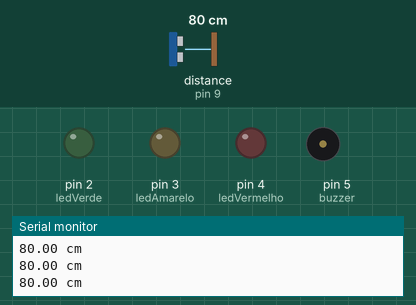
Bench run of a sketch on a simulated Arduino Uno, built with avr-gcc and run on an emulated ATmega328P. Parts: output pins drawn as LEDs (lit = HIGH), buzzer (waves = sounding), the last lines printed to the serial monitor. The inputs (shaded band) are chosen by the test bench; at power-on: distance to the obstacle (sensor on pin 9) 80 cm. The echo pulse lasts 58.3 µs per cm.

Above: at 1.3 s.
1.4 s: distance to the obstacle (sensor on pin 9) set to 35 cm
2.9 s: distance to the obstacle (sensor on pin 9) set to 29 cm
At 3.6 s:
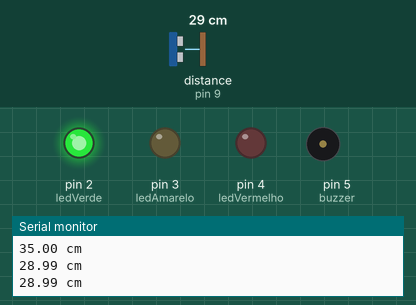
4.5 s: distance to the obstacle (sensor on pin 9) set to 18 cm
At 4.83 s:
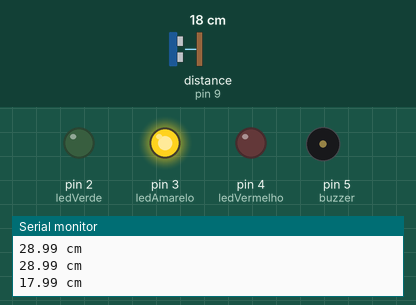
7.5 s: distance to the obstacle (sensor on pin 9) set to 11 cm
10.5 s: distance to the obstacle (sensor on pin 9) set to 8 cm
At 11.7 s:
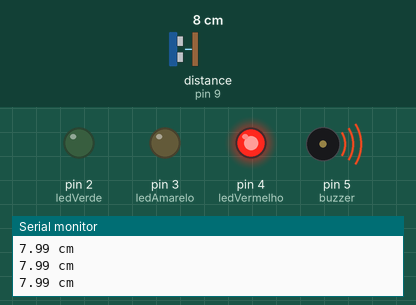
12.0 s: distance to the obstacle (sensor on pin 9) set to 23 cm
At 12.4 s:
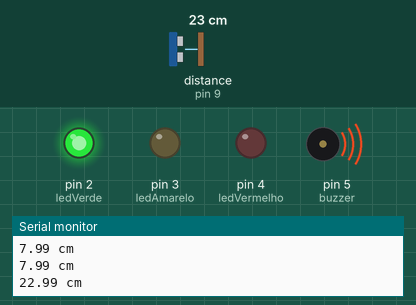
Timing chart, 0 to 15.0 s (numbered marks = the images above; inputs shaded):
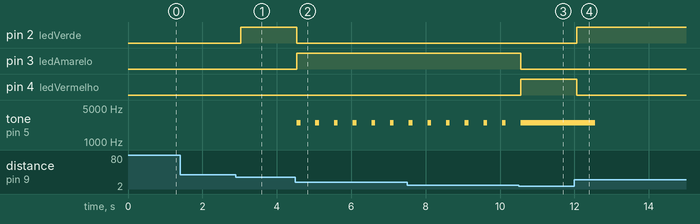

The sketch:

sketch.ino
```cpp
#include "Ultrasonic.h"  // Esse comando é para incluir a biblioteca no programa


Ultrasonic ultrasonic (8,9); // são as portas do sensor, Trigger na porta 5 e Echo na porta 6

// declarando os LEDs e o Buzzer e suas portas onde estão conectados

int ledVerde = 2;
int ledAmarelo = 3;
int ledVermelho =4;
int buzzer = 5;

// Variáveis de controle

long microsec = 0;
float distanciaCM = 0;

void setup() {

Serial.begin(9600); // iniciando o monitor serial na velocidade 9600

// Declarando os LEDs e o Buzzer com saídas

  pinMode(ledVerde,OUTPUT);
  pinMode(ledAmarelo,OUTPUT);
  pinMode(ledVermelho,OUTPUT);
  pinMode(buzzer,OUTPUT);
}

void loop() {

// lendo o sensor
microsec = ultrasonic.timing();

// convertendo a distância para centímetros

  distanciaCM = ultrasonic.convert(microsec, Ultrasonic::CM);

  ledDistancia();

// mostrar a distância no monitor serial
Serial.print(distanciaCM);

// unidade de medida

Serial.println(" cm");
delay(500);
}

void ledDistancia() {

// se inicia com todos os LEDs apagados
digitalWrite(ledVerde,LOW);
digitalWrite(ledAmarelo,LOW);
digitalWrite(ledVermelho,LOW);

// Se a distância for menor ou igual a 30cm e maior ou igual 20

  if (distanciaCM <=30 and distanciaCM >= 20) {
 digitalWrite(ledVerde,HIGH); // LED Verde liga
 }

// Se a distância for menor ou igual a 20 cm e maior ou igual 10

 if (distanciaCM <=20 and distanciaCM >= 10) {

 digitalWrite(ledAmarelo,HIGH); // LED amarelo acende
 tone (buzzer, 2500, 100); // buzzer começa a emitir som
 }


 // se a distância for menor que 10cm

  if (distanciaCM < 10) {
    digitalWrite(ledVermelho,HIGH); // LED Vermelho acende
    tone (buzzer, 2500, 1000); // Buzzer emite som mais intenso
  }
}
```

Measured:
- the behaviour switches between 31 and 30 cm on distance to the obstacle (sensor on pin 9) (found by bisection; images 0 and 1)
- the behaviour switches between 10 and 9 cm on distance to the obstacle (sensor on pin 9) (found by bisection; images 2 and 3)
- after the input at 2.9 s, pin 2 (ledVerde): LOW → HIGH after 0.13 s
- after the input at 4.5 s, pin 2 (ledVerde): HIGH → LOW at once; pin 3 (ledAmarelo): LOW → HIGH at once; tone on pin 5 (buzzer): alternates 2500 Hz for 0.10 s and silent for 0.40 s, starting at once
- after the input at 10.5 s, pin 3 (ledAmarelo): HIGH → LOW after 0.06 s; pin 4 (ledVermelho): LOW → HIGH after 0.06 s; tone on pin 5 (buzzer): goes on until 10.6 s, then stays 2500 Hz
- after the input at 12.0 s, pin 2 (ledVerde): LOW → HIGH after 0.07 s; pin 4 (ledVermelho): HIGH → LOW after 0.07 s; tone on pin 5 (buzzer): 2500 Hz → silent after 0.56 s
